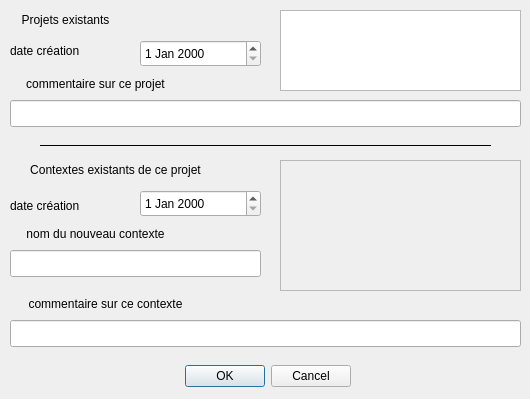
<?xml version="1.0" encoding="UTF-8"?>
<ui version="4.0">
 <class>BoiteContexte</class>
 <widget class="QDialog" name="BoiteContexte">
  <property name="enabled">
   <bool>true</bool>
  </property>
  <property name="geometry">
   <rect>
    <x>0</x>
    <y>0</y>
    <width>530</width>
    <height>399</height>
   </rect>
  </property>
  <property name="windowTitle">
   <string/>
  </property>
  <property name="windowIcon">
   <iconset resource="../images.qrc">
    <normaloff>:/icone/nouvcont.png</normaloff>:/icone/nouvcont.png</iconset>
  </property>
  <widget class="QDialogButtonBox" name="buttonBox">
   <property name="geometry">
    <rect>
     <x>170</x>
     <y>360</y>
     <width>181</width>
     <height>32</height>
    </rect>
   </property>
   <property name="orientation">
    <enum>Qt::Horizontal</enum>
   </property>
   <property name="standardButtons">
    <set>QDialogButtonBox::Cancel|QDialogButtonBox::Ok</set>
   </property>
  </widget>
  <widget class="QDateEdit" name="L_dateEdit">
   <property name="geometry">
    <rect>
     <x>140</x>
     <y>190</y>
     <width>121</width>
     <height>27</height>
    </rect>
   </property>
  </widget>
  <widget class="QLabel" name="label_3">
   <property name="geometry">
    <rect>
     <x>0</x>
     <y>10</y>
     <width>131</width>
     <height>20</height>
    </rect>
   </property>
   <property name="text">
    <string>Projets existants</string>
   </property>
   <property name="alignment">
    <set>Qt::AlignCenter</set>
   </property>
  </widget>
  <widget class="QLabel" name="label_4">
   <property name="geometry">
    <rect>
     <x>0</x>
     <y>160</y>
     <width>231</width>
     <height>20</height>
    </rect>
   </property>
   <property name="text">
    <string>Contextes existants de ce projet</string>
   </property>
   <property name="alignment">
    <set>Qt::AlignCenter</set>
   </property>
  </widget>
  <widget class="QListWidget" name="Lst_projet">
   <property name="geometry">
    <rect>
     <x>280</x>
     <y>10</y>
     <width>241</width>
     <height>81</height>
    </rect>
   </property>
  </widget>
  <widget class="QLabel" name="label_2">
   <property name="geometry">
    <rect>
     <x>10</x>
     <y>190</y>
     <width>101</width>
     <height>31</height>
    </rect>
   </property>
   <property name="text">
    <string>date création</string>
   </property>
  </widget>
  <widget class="QListWidget" name="Lst_contexte">
   <property name="enabled">
    <bool>false</bool>
   </property>
   <property name="geometry">
    <rect>
     <x>280</x>
     <y>160</y>
     <width>241</width>
     <height>131</height>
    </rect>
   </property>
   <property name="toolTip">
    <string>liste des contextes du projet affiché</string>
   </property>
   <property name="editTriggers">
    <set>QAbstractItemView::NoEditTriggers</set>
   </property>
   <property name="showDropIndicator" stdset="0">
    <bool>false</bool>
   </property>
   <property name="selectionMode">
    <enum>QAbstractItemView::NoSelection</enum>
   </property>
  </widget>
  <widget class="QLabel" name="label_z1">
   <property name="geometry">
    <rect>
     <x>0</x>
     <y>220</y>
     <width>191</width>
     <height>21</height>
    </rect>
   </property>
   <property name="text">
    <string>nom du nouveau contexte</string>
   </property>
   <property name="alignment">
    <set>Qt::AlignBottom|Qt::AlignHCenter</set>
   </property>
  </widget>
  <widget class="QLineEdit" name="L_phrz2">
   <property name="geometry">
    <rect>
     <x>10</x>
     <y>320</y>
     <width>511</width>
     <height>27</height>
    </rect>
   </property>
   <property name="maxLength">
    <number>80</number>
   </property>
   <property name="alignment">
    <set>Qt::AlignLeading|Qt::AlignLeft|Qt::AlignVCenter</set>
   </property>
  </widget>
  <widget class="QLineEdit" name="L_phrz1">
   <property name="geometry">
    <rect>
     <x>10</x>
     <y>250</y>
     <width>251</width>
     <height>27</height>
    </rect>
   </property>
   <property name="maxLength">
    <number>80</number>
   </property>
  </widget>
  <widget class="QLabel" name="label_z2">
   <property name="geometry">
    <rect>
     <x>0</x>
     <y>290</y>
     <width>211</width>
     <height>21</height>
    </rect>
   </property>
   <property name="text">
    <string>commentaire sur ce contexte</string>
   </property>
   <property name="alignment">
    <set>Qt::AlignBottom|Qt::AlignHCenter</set>
   </property>
  </widget>
  <widget class="QLabel" name="label_7">
   <property name="geometry">
    <rect>
     <x>10</x>
     <y>40</y>
     <width>101</width>
     <height>21</height>
    </rect>
   </property>
   <property name="text">
    <string>date création</string>
   </property>
  </widget>
  <widget class="QLineEdit" name="L_comprojet">
   <property name="geometry">
    <rect>
     <x>10</x>
     <y>100</y>
     <width>511</width>
     <height>27</height>
    </rect>
   </property>
   <property name="maxLength">
    <number>60</number>
   </property>
   <property name="readOnly">
    <bool>true</bool>
   </property>
  </widget>
  <widget class="QLabel" name="label_6">
   <property name="geometry">
    <rect>
     <x>0</x>
     <y>70</y>
     <width>191</width>
     <height>21</height>
    </rect>
   </property>
   <property name="text">
    <string>commentaire sur ce projet</string>
   </property>
   <property name="alignment">
    <set>Qt::AlignBottom|Qt::AlignHCenter</set>
   </property>
  </widget>
  <widget class="QDateEdit" name="L_dateProjet">
   <property name="geometry">
    <rect>
     <x>140</x>
     <y>40</y>
     <width>121</width>
     <height>27</height>
    </rect>
   </property>
  </widget>
  <widget class="Line" name="line">
   <property name="geometry">
    <rect>
     <x>40</x>
     <y>135</y>
     <width>451</width>
     <height>21</height>
    </rect>
   </property>
   <property name="baseSize">
    <size>
     <width>0</width>
     <height>0</height>
    </size>
   </property>
   <property name="autoFillBackground">
    <bool>false</bool>
   </property>
   <property name="frameShadow">
    <enum>QFrame::Plain</enum>
   </property>
   <property name="lineWidth">
    <number>1</number>
   </property>
   <property name="midLineWidth">
    <number>0</number>
   </property>
   <property name="orientation">
    <enum>Qt::Horizontal</enum>
   </property>
  </widget>
 </widget>
 <resources>
  <include location="../images.qrc"/>
 </resources>
 <connections>
  <connection>
   <sender>buttonBox</sender>
   <signal>accepted()</signal>
   <receiver>BoiteContexte</receiver>
   <slot>accept()</slot>
   <hints>
    <hint type="sourcelabel">
     <x>248</x>
     <y>254</y>
    </hint>
    <hint type="destinationlabel">
     <x>157</x>
     <y>274</y>
    </hint>
   </hints>
  </connection>
  <connection>
   <sender>buttonBox</sender>
   <signal>rejected()</signal>
   <receiver>BoiteContexte</receiver>
   <slot>reject()</slot>
   <hints>
    <hint type="sourcelabel">
     <x>316</x>
     <y>260</y>
    </hint>
    <hint type="destinationlabel">
     <x>286</x>
     <y>274</y>
    </hint>
   </hints>
  </connection>
 </connections>
</ui>
